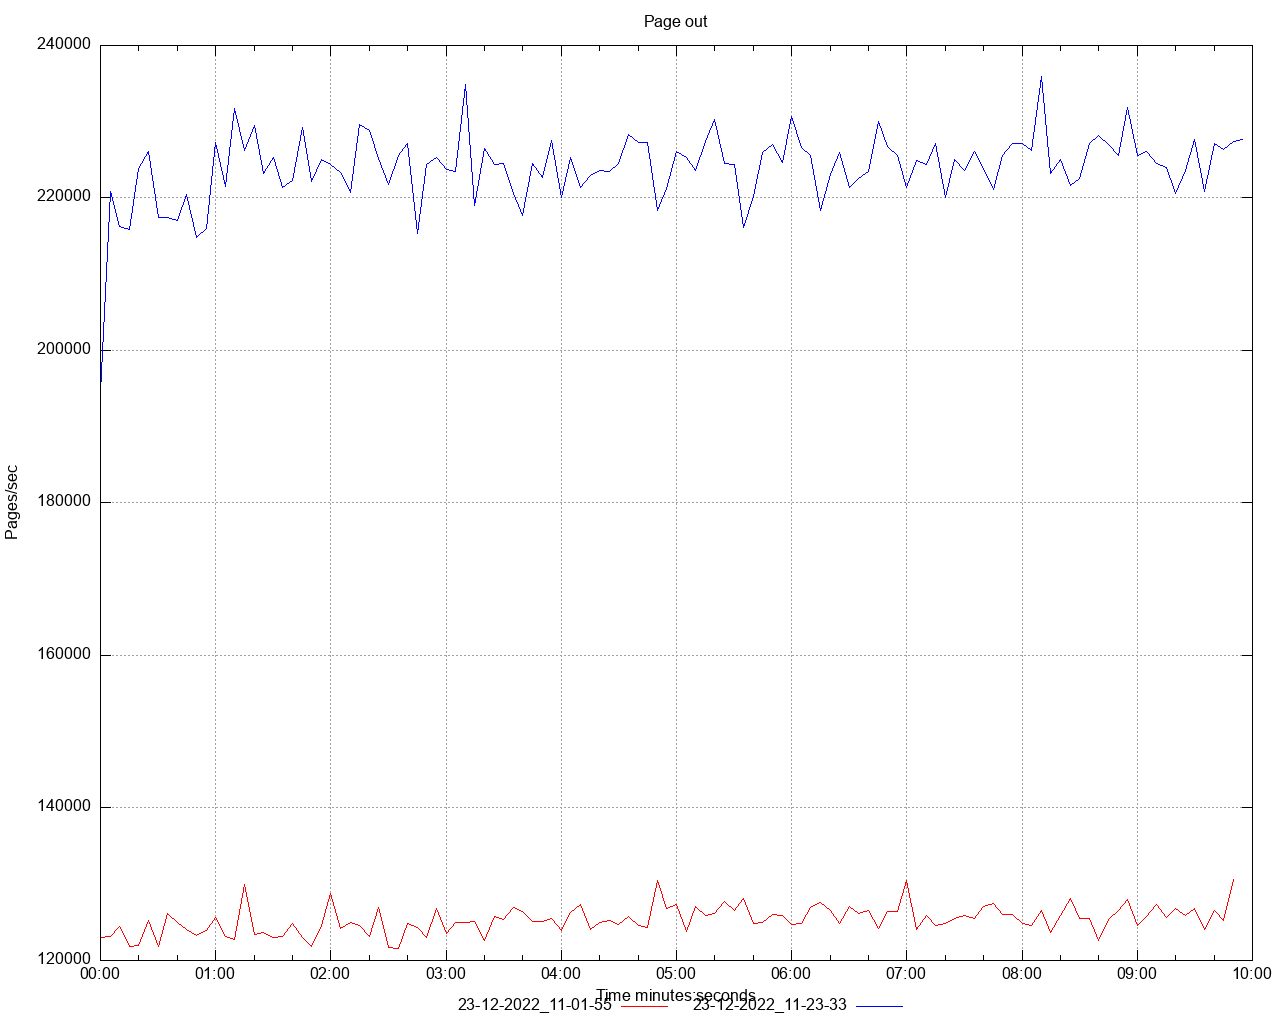

This figure's gnuplot source:
set title 'Page out' noenhanced
set style data lines
set datafile separator ","
set terminal png size 1280,1024
set grid
set key below
set xdata time
set timefmt "%s"
offset = 0
t0(x)=(offset=($0==0) ? x : offset, x - offset)
set xlabel 'Time minutes:seconds'
set ylabel 'Pages/sec'
set output '/Users/ahmet.mircik/Workspace/python/hazelcast-simulator/offload-benchmarks/report/dstat/page_out_A4.png'
plot \
   '/Users/ahmet.mircik/Workspace/python/hazelcast-simulator/offload-benchmarks/report/data/page_out_A4_1.data' using (t0(timecolumn(1))):2 title "23-12-2022_11-01-55" noenhanced lt rgb "red", \
   '/Users/ahmet.mircik/Workspace/python/hazelcast-simulator/offload-benchmarks/report/data/page_out_A4_2.data' using (t0(timecolumn(1))):2 title "23-12-2022_11-23-33" noenhanced lt rgb "blue", \
